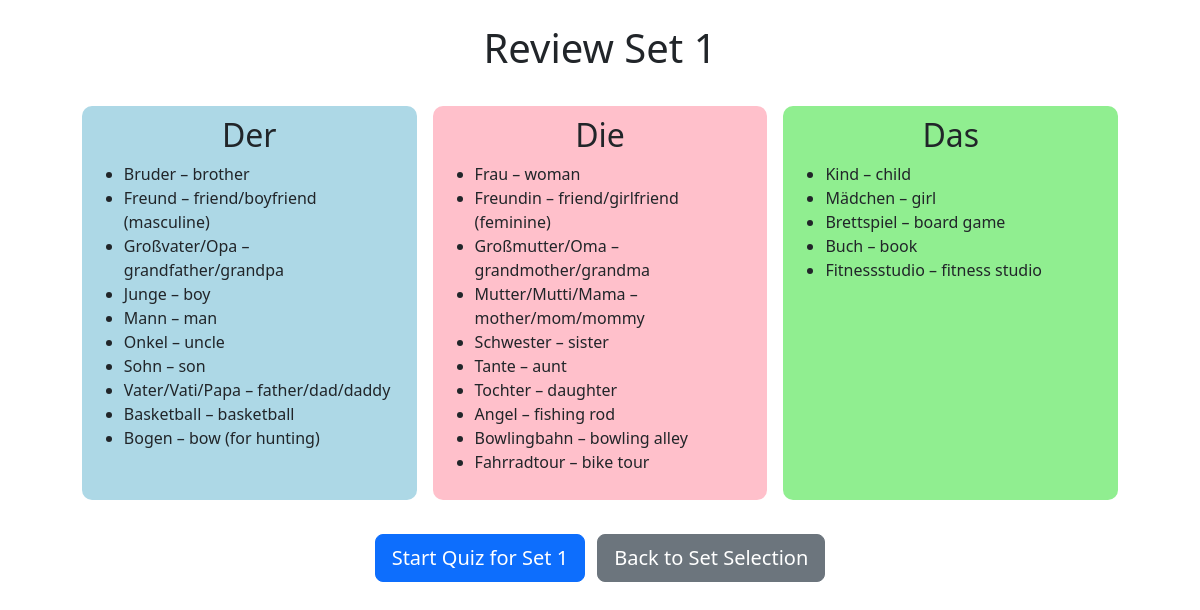
Page /review_set/1 on the committed database.
### tables this page shows
CREATE TABLE "nouns" (
	"id"	INTEGER,
	"noun"	TEXT NOT NULL,
	"gender"	TEXT NOT NULL,
	"english"	TEXT,
	"identifier_id"	INTEGER,
	"set_id"	INTEGER,
	PRIMARY KEY("id"),
	FOREIGN KEY("identifier_id") REFERENCES "identifiers"("id")
);

### app.py (the view)
@app.route('/review_set/<int:set_id>')
def review_set(set_id):
    conn = sqlite3.connect('nouns.db')
    cursor = conn.cursor()
    cursor.execute("SELECT noun, gender, english FROM nouns WHERE set_id = ?", (set_id,))
    nouns = cursor.fetchall()
    conn.close()
    grouped = {'der': [], 'die': [], 'das': []}
    for noun, gender, english in nouns:
        grouped[gender].append({'word': noun, 'meaning': english})
    return render_template('review_set.html', set_id=set_id, grouped=grouped)

### app.py (called while the page is built)
@app.before_request
def clear_session_on_restart():
    if 'initialized' not in session:
        session.clear()  # Clear all session data
        session['initialized'] = True  # Mark the session as initialized

### templates/review_set.html (shortened to what this page needs)
<!DOCTYPE html>
<html>
<head>
    <link href="https://cdn.jsdelivr.net/npm/bootstrap@5.3.0/dist/css/bootstrap.min.css" rel="stylesheet">
</head>
<body>
    <div class="container py-4">
        <h1 class="mb-4 text-center">Review Set {{ set_id }}</h1>
        <div class="d-flex justify-content-center">
            <div class="gender-box der mx-2">
                <h2>Der</h2>
                <ul>
                {% for noun in grouped['der'] %}
                    <li>{{ noun.word }} – {{ noun.meaning }}</li>
                {% endfor %}
                </ul>
            </div>
            <div class="gender-box die mx-2">
                <h2>Die</h2>
                <ul>
                {% for noun in grouped['die'] %}
                    <li>{{ noun.word }} – {{ noun.meaning }}</li>
                {% endfor %}
                </ul>
            </div>
            <div class="gender-box das mx-2">
                <h2>Das</h2>
                <ul>
                {% for noun in grouped['das'] %}
                    <li>{{ noun.word }} – {{ noun.meaning }}</li>
                {% endfor %}
                </ul>
            </div>
        </div>
        <div class="text-center mt-4">
            <a href="{{ url_for('index', set_id=set_id) }}" class="btn btn-primary btn-lg me-2">Start Quiz for Set {{ set_id }}</a>
            <a href="{{ url_for('select_set') }}" class="btn btn-secondary btn-lg">Back to Set Selection</a>
        </div>
    </div>
</body>
</html>

### templates/review_set.html (style rules this page uses)
.gender-box { display: inline-block; width: 30%; vertical-align: top; padding: 10px; margin: 10px; border-radius: 10px; }
.der { background: #add8e6; }
.die { background: pink; }
.das { background: #90ee90; }
h2 { text-align: center; }

### rows in the picture
nouns: word "Bruder", meaning "brother"
nouns: word "Freund", meaning "friend/boyfriend (masculine)"
nouns: word "Großvater/Opa", meaning "grandfather/grandpa"
nouns: word "Junge", meaning "boy"
nouns: word "Mann", meaning "man"
nouns: word "Onkel", meaning "uncle"
nouns: word "Sohn", meaning "son"
nouns: word "Vater/Vati/Papa", meaning "father/dad/daddy"
nouns: word "Basketball", meaning "basketball"
nouns: word "Bogen", meaning "bow (for hunting)"
nouns: word "Frau", meaning "woman"
nouns: word "Freundin", meaning "friend/girlfriend (feminine)"
nouns: word "Großmutter/Oma", meaning "grandmother/grandma"
nouns: word "Mutter/Mutti/Mama", meaning "mother/mom/mommy"
nouns: word "Schwester", meaning "sister"
nouns: word "Tante", meaning "aunt"
nouns: word "Tochter", meaning "daughter"
nouns: word "Angel", meaning "fishing rod"
nouns: word "Bowlingbahn", meaning "bowling alley"
nouns: word "Fahrradtour", meaning "bike tour"
nouns: word "Kind", meaning "child"
nouns: word "Mädchen", meaning "girl"
nouns: word "Brettspiel", meaning "board game"
nouns: word "Buch", meaning "book"
nouns: word "Fitnessstudio", meaning "fitness studio"

### other values in the picture
{{ set_id }} "1"
